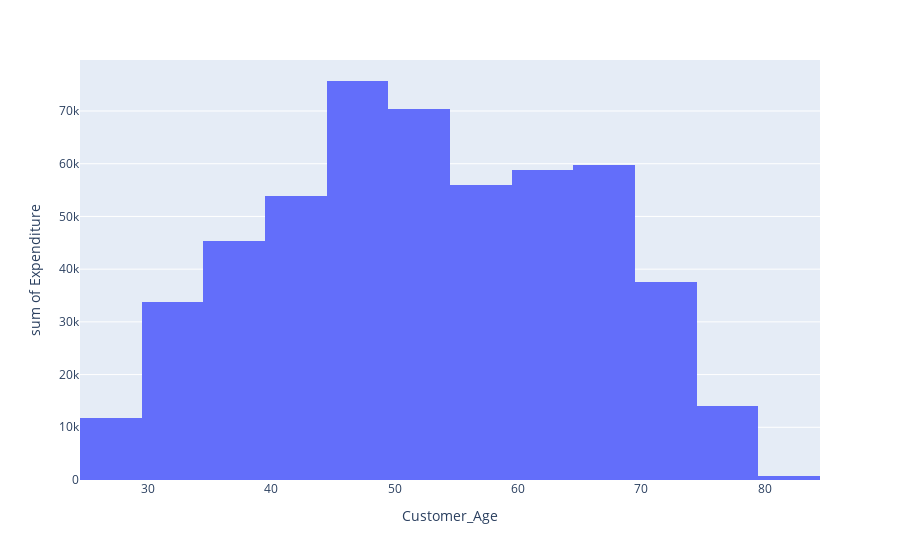

The notebook cell this image was saved under:
### Markdown cell above
# Observation:
The above graph shown that expenditure per household doesnt determine by the number of children.
The zero children has the highest expenditure,while the three has the least.

### Code cell
px.histogram(df_m,
                 x='Customer_Age',
                 y='Expenditure',
                 nbins=20,
                 labels=dict(x='Customer_Age',y='Expenditure',
                 title="Histogram Distribution of Customer Age"))

### Figure 1 — Plotly figure (JSON) as saved in the notebook; plotly's stock layout.template omitted (floating-point values rounded to 4 significant figures; data arrays with more than 128 entries replaced by an {"elided": "..."} marker saying what was removed)
{"data": [{"alignmentgroup": "True", "bingroup": "x", "histfunc": "sum", "hovertemplate": "Customer_Age=%{x}<br>sum of Expenditure=%{y}<extra></extra>", "legendgroup": "", "marker": {"color": "#636efa"}, "name": "", "nbinsx": 20, "offsetgroup": "", "orientation": "v", "showlegend": false, "type": "histogram", "x": {"elided": "2236 int values"}, "xaxis": "x", "y": {"elided": "2236 int values"}, "yaxis": "y"}], "layout": {"barmode": "relative", "legend": {"tracegroupgap": 0}, "margin": {"t": 60}, "xaxis": {"anchor": "y", "domain": [0, 1], "title": {"text": "Customer_Age"}}, "yaxis": {"anchor": "x", "domain": [0, 1], "title": {"text": "sum of Expenditure"}}}}
